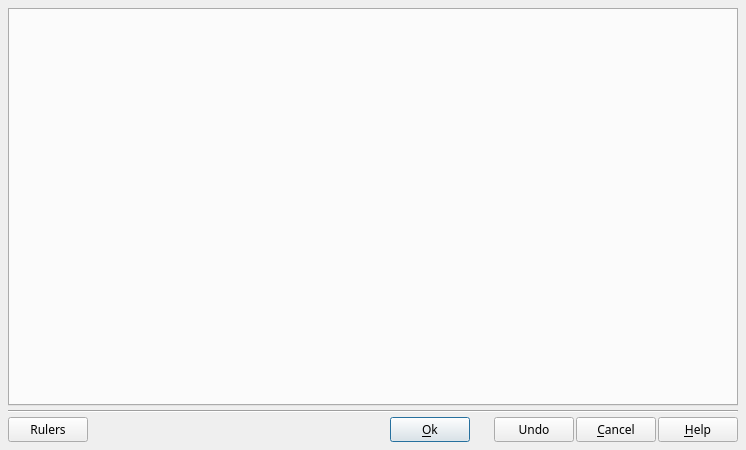
<?xml version="1.0" encoding="UTF-8"?>
<ui version="4.0">
 <class>DlgImageCorrection</class>
 <widget class="QDialog" name="DlgImageCorrection">
  <property name="geometry">
   <rect>
    <x>0</x>
    <y>0</y>
    <width>746</width>
    <height>450</height>
   </rect>
  </property>
  <property name="minimumSize">
   <size>
    <width>740</width>
    <height>450</height>
   </size>
  </property>
  <property name="font">
   <font>
    <family>Sans Serif</family>
    <pointsize>9</pointsize>
   </font>
  </property>
  <property name="windowTitle">
   <string>Image framing and correction</string>
  </property>
  <layout class="QVBoxLayout" name="verticalLayout">
   <property name="spacing">
    <number>4</number>
   </property>
   <property name="leftMargin">
    <number>8</number>
   </property>
   <property name="topMargin">
    <number>8</number>
   </property>
   <property name="rightMargin">
    <number>8</number>
   </property>
   <property name="bottomMargin">
    <number>8</number>
   </property>
   <item>
    <layout class="QHBoxLayout" name="horizontalLayout_8">
     <property name="spacing">
      <number>0</number>
     </property>
     <property name="leftMargin">
      <number>0</number>
     </property>
     <property name="topMargin">
      <number>0</number>
     </property>
     <property name="rightMargin">
      <number>0</number>
     </property>
     <property name="bottomMargin">
      <number>0</number>
     </property>
     <item>
      <widget class="QTabWidget" name="TabWidget">
       <property name="currentIndex">
        <number>-1</number>
       </property>
      </widget>
     </item>
    </layout>
   </item>
   <item>
    <widget class="Line" name="line">
     <property name="orientation">
      <enum>Qt::Horizontal</enum>
     </property>
    </widget>
   </item>
   <item>
    <layout class="QHBoxLayout" name="horizontalLayout_2">
     <property name="spacing">
      <number>2</number>
     </property>
     <item>
      <widget class="QPushButton" name="RulersBT">
       <property name="toolTip">
        <string>Allows you to enable or disable the magnetic rulers.
When rulers are enabled, the mouse will automatically snap to the edges of the photo, facilitating the framing.</string>
       </property>
       <property name="text">
        <string>Rulers</string>
       </property>
       <property name="icon">
        <iconset resource="../RSCffDiaporama.qrc">
         <normaloff>:/img/ruler_ok.png</normaloff>:/img/ruler_ok.png</iconset>
       </property>
      </widget>
     </item>
     <item>
      <widget class="QLabel" name="StatusBar">
       <property name="sizePolicy">
        <sizepolicy hsizetype="Expanding" vsizetype="Preferred">
         <horstretch>0</horstretch>
         <verstretch>0</verstretch>
        </sizepolicy>
       </property>
       <property name="text">
        <string notr="true"/>
       </property>
      </widget>
     </item>
     <item>
      <widget class="QPushButton" name="OKBT">
       <property name="toolTip">
        <string>Accept modification and exit dialog box</string>
       </property>
       <property name="text">
        <string>&amp;Ok</string>
       </property>
       <property name="icon">
        <iconset resource="../RSCffDiaporama.qrc">
         <normaloff>:/img/action_ok.png</normaloff>:/img/action_ok.png</iconset>
       </property>
       <property name="default">
        <bool>true</bool>
       </property>
      </widget>
     </item>
     <item>
      <widget class="QLabel" name="label_9">
       <property name="sizePolicy">
        <sizepolicy hsizetype="Fixed" vsizetype="Preferred">
         <horstretch>0</horstretch>
         <verstretch>0</verstretch>
        </sizepolicy>
       </property>
       <property name="minimumSize">
        <size>
         <width>20</width>
         <height>0</height>
        </size>
       </property>
       <property name="maximumSize">
        <size>
         <width>20</width>
         <height>16777215</height>
        </size>
       </property>
       <property name="text">
        <string notr="true"/>
       </property>
      </widget>
     </item>
     <item>
      <widget class="QPushButton" name="UndoBT">
       <property name="toolTip">
        <string>Undo last action (CTRL+Z)</string>
       </property>
       <property name="text">
        <string>Undo</string>
       </property>
       <property name="icon">
        <iconset resource="../RSCffDiaporama.qrc">
         <normaloff>:/img/undo24.png</normaloff>:/img/undo24.png</iconset>
       </property>
       <property name="shortcut">
        <string>Ctrl+Z</string>
       </property>
      </widget>
     </item>
     <item>
      <widget class="QPushButton" name="CancelBt">
       <property name="toolTip">
        <string>Cancel modification and exit dialog box</string>
       </property>
       <property name="text">
        <string>&amp;Cancel</string>
       </property>
       <property name="icon">
        <iconset resource="../RSCffDiaporama.qrc">
         <normaloff>:/img/action_cancel.png</normaloff>:/img/action_cancel.png</iconset>
       </property>
      </widget>
     </item>
     <item>
      <widget class="QPushButton" name="HelpBt">
       <property name="toolTip">
        <string>Show help about this dialogue box</string>
       </property>
       <property name="text">
        <string>&amp;Help</string>
       </property>
       <property name="icon">
        <iconset resource="../RSCffDiaporama.qrc">
         <normaloff>:/img/help.png</normaloff>:/img/help.png</iconset>
       </property>
      </widget>
     </item>
    </layout>
   </item>
  </layout>
 </widget>
 <tabstops>
  <tabstop>OKBT</tabstop>
  <tabstop>CancelBt</tabstop>
 </tabstops>
 <resources>
  <include location="../RSCffDiaporama.qrc"/>
 </resources>
 <connections/>
</ui>
